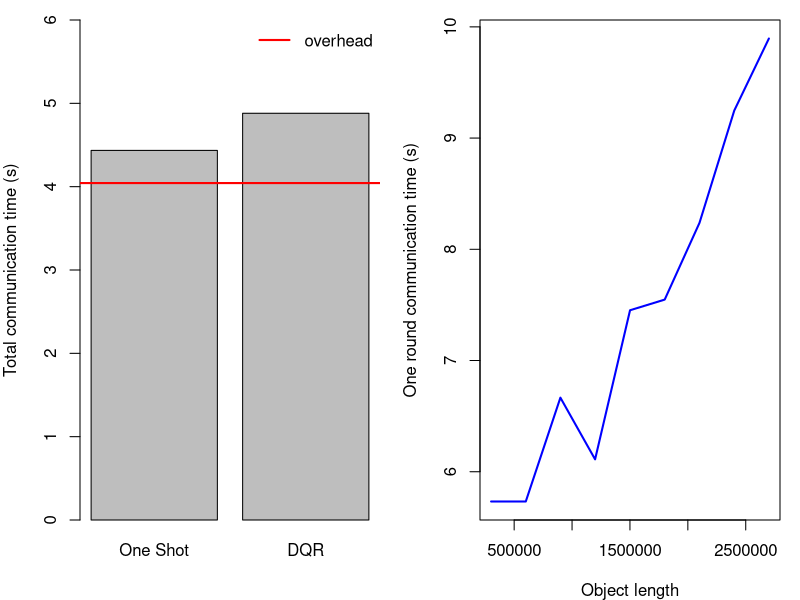

Source code (R):
commcost = read.table("commcost_data.csv", header = TRUE)

par(ps = 12, cex = 1, cex.main = 1, mfrow = c(1, 2), mar = c(4, 4, 1, 1))

## estimate the communication
y = commcost[2:9, 2]
x = commcost[2:9, 3]
model = lm(y ~ x)

overhead = commcost[1, 2] - commcost[2, 2]

npar_oneshot = 44
npartition = 117
npar_dqr = npar_oneshot + npar_oneshot + 1 + npartition * npar_oneshot ^ 2 + npar_oneshot * npartition

time_all = predict(model, newdata = data.frame(x = c(npar_oneshot, npar_dqr))) # + overhead
names(time_all) = c("One Shot", "DQR")
barplot(time_all, ylab = 'Total communication time (s)', ylim = c(0, 6))
abline(h = overhead, col = "red", lwd = 2)
legend('topright', legend = c("overhead"), col = "red", lty = "solid", box.col = "white", lwd = 2)

commcost_overhead = commcost
commcost_overhead[1, 2] = commcost_overhead[1, 2] - overhead

plot(commcost_overhead$sample_size, commcost_overhead$time_commcost,
     xlab = 'Object length',
     ylab = 'One round communication time (s)', type = 'l', col
     = "blue", lwd = 2)
#points(commcost[1, 3], commcost[1, 2], col = 'red', lwd = 2)

dev.copy2pdf(file = 'commcost.pdf')
